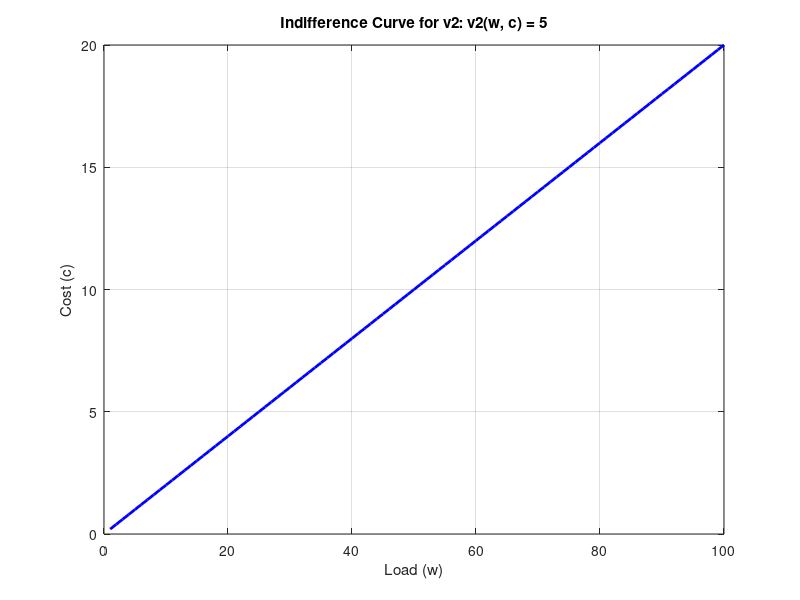

Reproduce this figure in MATLAB.
% Define the utility level
utility_level = 5;

% Create an array of w values
w_values = linspace(1, 100, 100);

% Calculate corresponding c values for the indifference curve
c_values = w_values ./ utility_level;

% Plot the indifference curve
figure;
plot(w_values, c_values, 'b', 'LineWidth', 2);
xlabel('Load (w)');
ylabel('Cost (c)');
title(['Indifference Curve for v2: v2(w, c) = ', num2str(utility_level)]);
grid on;
